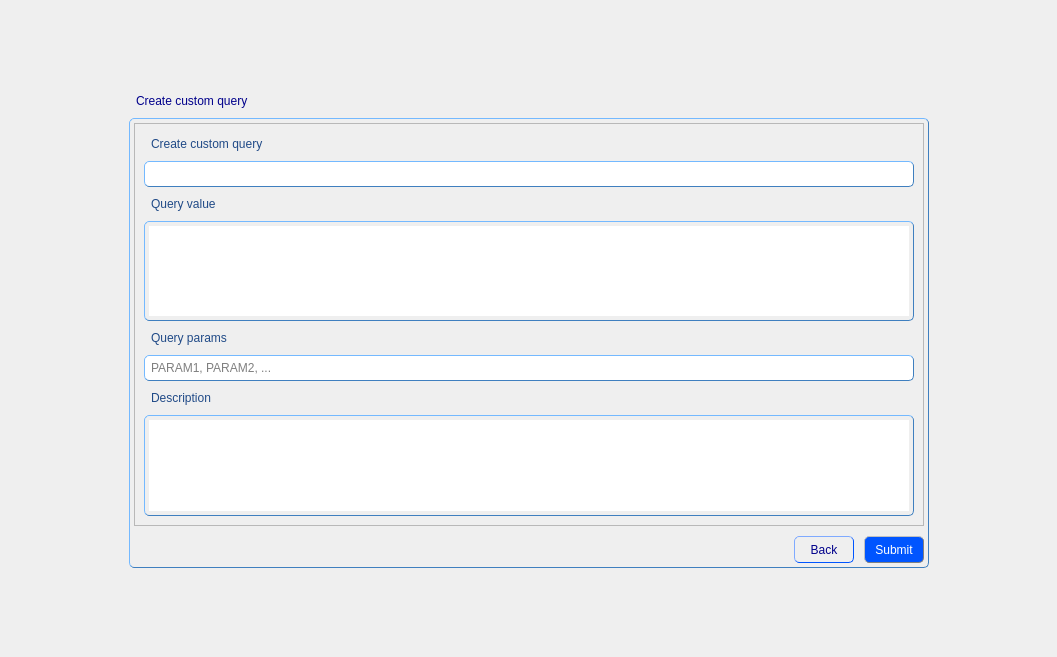
<?xml version="1.0" encoding="UTF-8"?>
<ui version="4.0">
 <class>CreateQueryForm</class>
 <widget class="QWidget" name="CreateQueryForm">
  <property name="geometry">
   <rect>
    <x>0</x>
    <y>0</y>
    <width>1057</width>
    <height>657</height>
   </rect>
  </property>
  <property name="windowTitle">
   <string>Form</string>
  </property>
  <property name="styleSheet">
   <string notr="true">QPushButton {
               font: 10pt &quot;MS Shell Dlg 2&quot;;
              }

QPushButton:hover {
               color: blue;
               border: 1px solid grey;
               }

QPushButton:pressed {
               color:  darkblue;
               background: shadow;
               border-style: inset;
               }
QGroupBox {
               color: black;
               padding: 4px;
               border: 1px solid rgb(63, 127, 191); 
               border-radius: 5px;
               border-style: outset;
              }
QLabel {
               color: rgb(32, 74, 135);
               padding: 4px;
               border-radius: 5px;
               border-style: outset;
	           font: 11pt &quot;MS Shell Dlg 2&quot;;
              }
QLineEdit {
               color: black;
               padding: 4px;
               border: 1px solid rgb(63, 127, 191); 
               border-radius: 5px;
               border-style: outset;
	           font: 10pt &quot;MS Shell Dlg 2&quot;;
              }
QRadioButton {
               color: rgb(32, 74, 135);
               padding: 4px;
               border-radius: 5px;
               border-style: outset;
	           font: 11pt &quot;MS Shell Dlg 2&quot;;
              }
QTextEdit {
               color: black;
               padding: 4px;
               border: 1px solid rgb(63, 127, 191); 
               border-radius: 5px;
               border-style: outset;
	           font: 10pt &quot;MS Shell Dlg 2&quot;;
              }
QComboBox {
			   color: black;
               padding: 4px;
               border: 1px solid rgb(63, 127, 191); 
               border-radius: 5px;
               border-style: outset;
               font: 9pt &quot;MS Shell Dlg 2&quot;;
			   background-color: rgb(255, 255, 255);
              }</string>
  </property>
  <layout class="QGridLayout" name="gridLayout_3">
   <item row="2" column="0">
    <spacer name="horizontalSpacer_2">
     <property name="orientation">
      <enum>Qt::Horizontal</enum>
     </property>
     <property name="sizeHint" stdset="0">
      <size>
       <width>40</width>
       <height>20</height>
      </size>
     </property>
    </spacer>
   </item>
   <item row="0" column="1">
    <spacer name="verticalSpacer_2">
     <property name="orientation">
      <enum>Qt::Vertical</enum>
     </property>
     <property name="sizeHint" stdset="0">
      <size>
       <width>20</width>
       <height>40</height>
      </size>
     </property>
    </spacer>
   </item>
   <item row="3" column="1">
    <spacer name="verticalSpacer_3">
     <property name="orientation">
      <enum>Qt::Vertical</enum>
     </property>
     <property name="sizeHint" stdset="0">
      <size>
       <width>20</width>
       <height>40</height>
      </size>
     </property>
    </spacer>
   </item>
   <item row="1" column="1">
    <widget class="QLabel" name="label">
     <property name="styleSheet">
      <string notr="true">QLabel {
               color: darkblue;
               padding: 4px;
               border-radius: 5px;
               border-style: outset;
	           font: 12pt &quot;MS Shell Dlg 2&quot;;
              }</string>
     </property>
     <property name="text">
      <string>Create custom query</string>
     </property>
    </widget>
   </item>
   <item row="2" column="1">
    <widget class="QGroupBox" name="groupBox">
     <property name="sizePolicy">
      <sizepolicy hsizetype="Preferred" vsizetype="Preferred">
       <horstretch>0</horstretch>
       <verstretch>0</verstretch>
      </sizepolicy>
     </property>
     <property name="minimumSize">
      <size>
       <width>800</width>
       <height>450</height>
      </size>
     </property>
     <property name="maximumSize">
      <size>
       <width>700</width>
       <height>450</height>
      </size>
     </property>
     <property name="styleSheet">
      <string notr="true"/>
     </property>
     <property name="title">
      <string/>
     </property>
     <layout class="QGridLayout" name="gridLayout">
      <property name="leftMargin">
       <number>0</number>
      </property>
      <property name="topMargin">
       <number>0</number>
      </property>
      <property name="rightMargin">
       <number>0</number>
      </property>
      <property name="bottomMargin">
       <number>0</number>
      </property>
      <property name="spacing">
       <number>0</number>
      </property>
      <item row="3" column="0">
       <layout class="QHBoxLayout" name="horizontalLayout_4">
        <property name="spacing">
         <number>0</number>
        </property>
        <item>
         <spacer name="horizontalSpacer">
          <property name="orientation">
           <enum>Qt::Horizontal</enum>
          </property>
          <property name="sizeHint" stdset="0">
           <size>
            <width>40</width>
            <height>20</height>
           </size>
          </property>
         </spacer>
        </item>
        <item>
         <widget class="QToolButton" name="backButton">
          <property name="minimumSize">
           <size>
            <width>60</width>
            <height>0</height>
           </size>
          </property>
          <property name="styleSheet">
           <string notr="true">QToolButton {
                color: darkblue;
               padding: 4px;
               border: 1px solid rgb(0, 85, 255); 
               border-radius: 5px;
               border-style: outset;
               font: 10pt &quot;MS Shell Dlg 2&quot;;
              }

QToolButton:hover {
               color: white;
               border: 1px solid grey;
               background-color: rgb(0, 78, 235);
               }

QToolButton:pressed {
               color: rgb(0, 0, 197)
               background: shadow;
               border-style: inset;
               }</string>
          </property>
          <property name="text">
           <string>Back</string>
          </property>
         </widget>
        </item>
        <item>
         <spacer name="horizontalSpacer_6">
          <property name="orientation">
           <enum>Qt::Horizontal</enum>
          </property>
          <property name="sizeType">
           <enum>QSizePolicy::Minimum</enum>
          </property>
          <property name="sizeHint" stdset="0">
           <size>
            <width>10</width>
            <height>20</height>
           </size>
          </property>
         </spacer>
        </item>
        <item>
         <widget class="QToolButton" name="submitButton">
          <property name="minimumSize">
           <size>
            <width>60</width>
            <height>0</height>
           </size>
          </property>
          <property name="styleSheet">
           <string notr="true">QToolButton {
               color: white;
               padding: 4px;
               border: 1px solid grey; 
               border-radius: 5px;
               border-style: outset;
               max-width: 120px;
               background-color: rgb(0, 85, 255);
               font: 10pt &quot;MS Shell Dlg 2&quot;;
              }

QToolButton:hover {
               color: darkblue;
               border: 1px solid grey;
               background-color: rgb(255, 255, 255);
               }

QToolButton:pressed {
               color: rgb(0, 0, 197)
               background: shadow;
               border-style: inset;
			    background-color: rgb(0, 78, 235);
               }</string>
          </property>
          <property name="text">
           <string>Submit</string>
          </property>
         </widget>
        </item>
       </layout>
      </item>
      <item row="1" column="0">
       <widget class="QScrollArea" name="scrollArea">
        <property name="styleSheet">
         <string notr="true"/>
        </property>
        <property name="verticalScrollBarPolicy">
         <enum>Qt::ScrollBarAlwaysOff</enum>
        </property>
        <property name="horizontalScrollBarPolicy">
         <enum>Qt::ScrollBarAlwaysOff</enum>
        </property>
        <property name="widgetResizable">
         <bool>true</bool>
        </property>
        <widget class="QWidget" name="scrollAreaWidgetContents">
         <property name="geometry">
          <rect>
           <x>0</x>
           <y>0</y>
           <width>788</width>
           <height>408</height>
          </rect>
         </property>
         <layout class="QGridLayout" name="gridLayout_2">
          <item row="0" column="0">
           <widget class="QLabel" name="label_2">
            <property name="text">
             <string>Create custom query</string>
            </property>
           </widget>
          </item>
          <item row="1" column="0">
           <widget class="QLineEdit" name="ipAddressLine"/>
          </item>
          <item row="2" column="0">
           <widget class="QLabel" name="label_4">
            <property name="text">
             <string>Query value</string>
            </property>
           </widget>
          </item>
          <item row="3" column="0">
           <widget class="QTextEdit" name="descrEdit"/>
          </item>
          <item row="4" column="0">
           <widget class="QLabel" name="label_3">
            <property name="text">
             <string>Query params</string>
            </property>
           </widget>
          </item>
          <item row="5" column="0">
           <widget class="QLineEdit" name="lineEdit">
            <property name="placeholderText">
             <string>PARAM1, PARAM2, ...</string>
            </property>
           </widget>
          </item>
          <item row="6" column="0">
           <widget class="QLabel" name="label_5">
            <property name="text">
             <string>Description</string>
            </property>
           </widget>
          </item>
          <item row="7" column="0">
           <widget class="QTextEdit" name="noteEdit"/>
          </item>
         </layout>
        </widget>
       </widget>
      </item>
      <item row="2" column="0">
       <spacer name="verticalSpacer">
        <property name="orientation">
         <enum>Qt::Vertical</enum>
        </property>
        <property name="sizeType">
         <enum>QSizePolicy::Maximum</enum>
        </property>
        <property name="sizeHint" stdset="0">
         <size>
          <width>20</width>
          <height>10</height>
         </size>
        </property>
       </spacer>
      </item>
     </layout>
    </widget>
   </item>
   <item row="2" column="2">
    <spacer name="horizontalSpacer_3">
     <property name="orientation">
      <enum>Qt::Horizontal</enum>
     </property>
     <property name="sizeHint" stdset="0">
      <size>
       <width>40</width>
       <height>20</height>
      </size>
     </property>
    </spacer>
   </item>
  </layout>
 </widget>
 <resources/>
 <connections/>
</ui>
